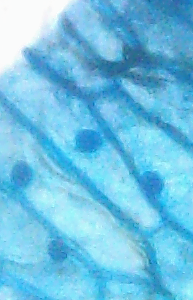
#> input picture images/31-1.png, 193 x 300 px; its folder holds only this picture in this run
$ python -i crop.py   (imports and definitions only)   (older library calls are emulated)
#> lines starting #> are read from the running program, lines starting #| are printed output that depends on the picture
#> further down, picture is the input picture: shape (300, 193, 3); mean B, G, R 227.9, 193.4, 111.4
#!/usr/bin/env python3

# https://opencv-python-tutroals.readthedocs.io/en/latest/py_tutorials/py_tutorials.html
import cv2
import numpy as np

import glob
import os

from pprint import pprint as pp

path_in = 'in/*'
path_out = 'out'
window_name = 'crop'
size_max_image = 500
debug_mode = True


def get_image_width_height(image):
    image_width = image.shape[1]  # current image's width
    image_height = image.shape[0]  # current image's height
    return image_width, image_height


def calculate_scaled_dimension(scale, image):
    # http://www.pyimagesearch.com/2014/01/20/basic-image-manipulations-in-python-and-opencv-resizing-scaling-rotating-and-cropping/
    image_width, image_height = get_image_width_height(image)
    ratio_of_new_with_to_old = scale / image_width
    dimension = (scale, int(image_height * ratio_of_new_with_to_old))
    return dimension


def rotate_image(image, degree=180):
    # http://www.pyimagesearch.com/2014/01/20/basic-image-manipulations-in-python-and-opencv-resizing-scaling-rotating-and-cropping/
    image_width, image_height = get_image_width_height(image)
    center = (image_width / 2, image_height / 2)
    M = cv2.getRotationMatrix2D(center, degree, 1.0)
    image_rotated = cv2.warpAffine(image, M, (image_width, image_height))
    return image_rotated


def scale_image(image, size):
    image_resized_scaled = cv2.resize(
        image,
        calculate_scaled_dimension(
            size,
            image
        ),
        interpolation=cv2.INTER_AREA
    )
    return image_resized_scaled

def detect_box(image, cropIt=True):
    # https://stackoverflow.com/questions/36982736/how-to-crop-biggest-rectangle-out-of-an-image/36988763
    # Transform colorspace to YUV
#> called with cropIt = True
    image_yuv = cv2.cvtColor(image, cv2.COLOR_BGR2YUV)
#> image_yuv: shape (300, 193, 3); mean of channels 0, 1, 2 172.8, 155.2, 74.2
    image_y = np.zeros(image_yuv.shape[0:2], np.uint8)
    image_y[:, :] = image_yuv[:, :, 0]
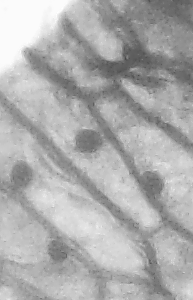
#> image_y: shape (300, 193); min 71, max 255, mean 172.8

    # Blur to filter high frequency noises
    image_blurred = cv2.GaussianBlur(image_y, (3, 3), 0)
    if (debug_mode):  show_image(image_blurred, window_name)
#> in show_image, `image_width, image_height = get_image_width_height(image)`: image_width = 193; image_height = 300

    # Apply canny edge-detector
    edges = cv2.Canny(image_blurred, 100, 300, apertureSize=3)
#> edges: shape (300, 193); every value is 0
    if (debug_mode): show_image(edges, window_name)

    # Find extrem outer contours
    _, contours, _ = cv2.findContours(edges, cv2.RETR_EXTERNAL, cv2.CHAIN_APPROX_SIMPLE)
#> contours = []
    if (debug_mode):
         #                                      b  g   r
         cv2.drawContours(image, contours, -1, (0, 255, 0), 3)
         show_image(image, window_name)

    # https://stackoverflow.com/questions/37803903/opencv-and-python-for-auto-cropping
    # Remove large countours
    new_contours = []
    for c in contours:
        if cv2.contourArea(c) < 4000000:
            new_contours.append(c)
#> this loop made 0 passes
#> after the loop, new_contours = []

    # Get overall bounding box
    best_box = [-1, -1, -1, -1]
    for c in new_contours:
        x, y, w, h = cv2.boundingRect(c)
        if best_box[0] < 0:
            best_box = [x, y, x + w, y + h]
        else:
            if x < best_box[0]:
                best_box[0] = x
            if y < best_box[1]:
                best_box[1] = y
            if x + w > best_box[2]:
                best_box[2] = x + w
            if y + h > best_box[3]:
                best_box[3] = y + h
#> after the loop, best_box = [-1, -1, -1, -1]

    if (debug_mode):
        cv2.rectangle(image, (best_box[0], best_box[1]), (best_box[2], best_box[3]), (0, 255, 0), 1)
        show_image(image, window_name)

    if (cropIt):
        image = image[best_box[1]:best_box[3], best_box[0]:best_box[2]]
#> image = empty array
        if (debug_mode): show_image(image, window_name)

    return image


def show_image(image, window_name):
    # Show image
    cv2.namedWindow(window_name, cv2.WINDOW_NORMAL)
    cv2.imshow(window_name, image)
    image_width, image_height = get_image_width_height(image)
    cv2.resizeWindow(window_name, image_width, image_height)

    # Wait before closing
    cv2.waitKey(0)
    cv2.destroyAllWindows()

def cut_of_top(image, pixel):
    image_width, image_height = get_image_width_height(image)

    # startY, endY, startX, endX coordinates
    new_y = 0+pixel
    image = image[new_y:image_height, 0:image_width]
    return image

def cut_of_bottom(image, pixel):
    image_width, image_height = get_image_width_height(image)

    # startY, endY, startX, endX coordinates
    new_height = image_height-pixel
    image = image[0:new_height, 0:image_width]
    return image


# [27 lines not run here, left out]

>>> import cv2
>>> picture = cv2.imread('images/31-1.png')
>>> result = detect_box(picture)
#> result = empty array

$ run again, on images/31-2.png
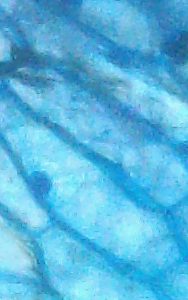
#> input picture images/31-2.png, 188 x 300 px
#> picture is the input picture: shape (300, 188, 3); mean B, G, R 222.4, 182.4, 87.3
#> image_yuv: shape (300, 188, 3); mean of channels 0, 1, 2 158.5, 159.4, 65.6
#> in detect_box, `image_y[:, :] = image_yuv[:, :, 0]`:
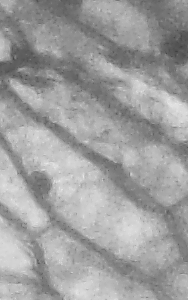
#> image_y: shape (300, 188); min 65, max 231, mean 158.5
#> in show_image, `image_width, image_height = get_image_width_height(image)`: image_width = 188; image_height = 300
#> edges: shape (300, 188); every value is 0
#> contours = []
#> after the loop in detect_box, `for c in new_contours:`: best_box = [-1, -1, -1, -1]
#> image = empty array

$ run again, on images/31.png
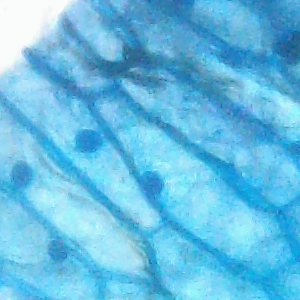
#> input picture images/31.png, 300 x 300 px
#> picture is the input picture: shape (300, 300, 3); mean B, G, R 226.5, 189.3, 101.1
#> image_yuv: shape (300, 300, 3); mean of channels 0, 1, 2 167.1, 157.2, 70.1
#> in detect_box, `image_y[:, :] = image_yuv[:, :, 0]`:
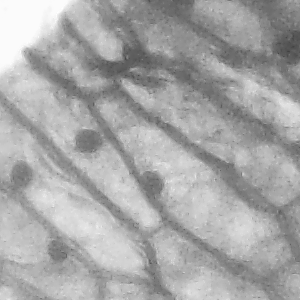
#> image_y: shape (300, 300); min 65, max 255, mean 167.1
#> in show_image, `image_width, image_height = get_image_width_height(image)`: image_width = 300
#> edges: shape (300, 300); every value is 0
#> contours = []
#> after the loop in detect_box, `for c in new_contours:`: best_box = [-1, -1, -1, -1]
#> image = empty array

$ run again, on images/32.png
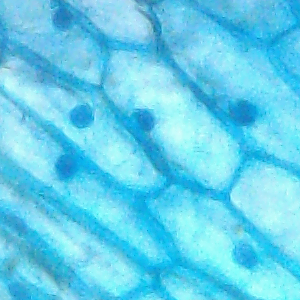
#> input picture images/32.png, 300 x 300 px
#> picture is the input picture: shape (300, 300, 3); mean B, G, R 236.7, 207.5, 98.8
#> image_yuv: shape (300, 300, 3); mean of channels 0, 1, 2 178.3, 156.8, 58.3
#> in detect_box, `image_y[:, :] = image_yuv[:, :, 0]`:
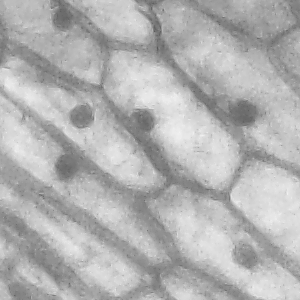
#> image_y: shape (300, 300); min 89, max 242, mean 178.3
#> in show_image, `image_width, image_height = get_image_width_height(image)`: image_width = 300
#> edges: shape (300, 300); every value is 0
#> contours = []
#> after the loop in detect_box, `for c in new_contours:`: best_box = [-1, -1, -1, -1]
#> image = empty array
